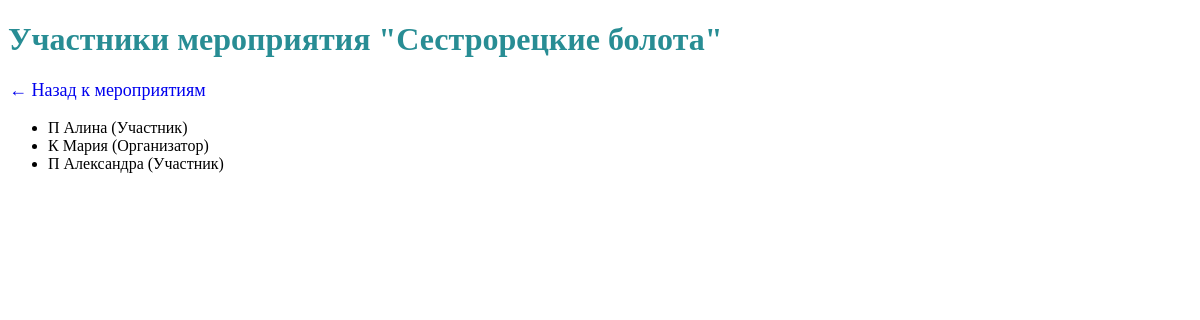
The app's page /events/1/participants/ with its own data.
### travel_club/models.py (models this page shows, shortened)
class Event(models.Model):
    statuses = (
        ('completed', 'Проведено'),
        ('planned', 'Запланировано'),
        ('in_progress', 'В разработке'),
    )
    levels = (
        ('hard', 'Сложный'),
        ('medium', 'Средний'),
        ('easy', 'Для новичков'),
    )
    event_type = models.CharField(max_length=50, verbose_name="Тип мероприятия")
    name = models.CharField(max_length=200,verbose_name="Название")
    is_multi_day = models.BooleanField(default=False, verbose_name="Многодневный")
    planned_date = models.DateField(verbose_name="Запланированная дата")
    actual_date = models.DateField(blank=True, null=True, verbose_name="Фактическая дата")
    status = models.CharField(max_length=20, choices=statuses,verbose_name="Статус")
    difficulty = models.CharField(max_length=20, choices=levels, verbose_name="Сложность")
    price = models.DecimalField(max_digits=10, decimal_places=2,verbose_name="Стоимость")
    comment = models.TextField(blank=True, null=True,verbose_name="Описание")
    participants = models.ManyToManyField(User, through='EventParticipation', verbose_name="Участники мероприятия")
    class Meta:
        verbose_name = "Мероприятие"
        verbose_name_plural = "Мероприятия"

class EventParticipation(models.Model):
    user = models.ForeignKey(User, on_delete=models.CASCADE, verbose_name="Имя")
    event = models.ForeignKey(Event, on_delete=models.CASCADE, verbose_name="Мероприятие")
    is_organizer = models.BooleanField(default=False, verbose_name="Организатор")
    class Meta:
        unique_together = ('user', 'event')
        verbose_name = "Участие в мероприятиях"
        verbose_name_plural = "Участие в мероприятиях"

class User(models.Model):
    types = (
        ('admin', 'Администратор'),
        ('organizer', 'Организатор'),
        ('participant', 'Участник'),
    )
    first_name = models.CharField(max_length=120, verbose_name="Имя", blank=True,null=True)
    last_name = models.CharField(max_length=120,verbose_name="Фамилия",blank=True,null=True)
    user_type = models.CharField(max_length=20, choices=types, default='participant',verbose_name="Роль")
    phone = models.CharField(max_length=20, blank=True, null=True, verbose_name="Номер")
    email = models.EmailField(blank=True, null=True, verbose_name="Почта")
    card = models.OneToOneField('ClubCard', on_delete=models.CASCADE,verbose_name="Клубная карта", blank=True, null=True)
    class Meta:
        verbose_name = "Пользователь"
        verbose_name_plural = "Пользователи"

### travel_club/views.py (the view)
# urls.py: re_path(r'^events/(?P<event_id>\d+)/participants/$', travel_views.event_participants, name='event_participants'),
def event_participants(request, event_id):
    event = get_object_or_404(Event, id=event_id)
    participants = event.eventparticipation_set.select_related('user').all()
    return render(request, 'event_participants.html', {
        'event': event,
        'participants': participants
    })

### templates/event_participants.html
{% extends "base.html" %}
{% block content %}
<h1>Участники мероприятия "{{ event.name }}"</h1>
<p><a href="{% url 'events' %}">← Назад к мероприятиям</a></p>
<ul>
    {% for p in participants %}
    <li>
        {{ p.user.last_name }} {{ p.user.first_name }}
        ({{ p.is_organizer|yesno:"Организатор,Участник" }})
    </li>
    {% endfor %}
</ul>
{% endblock %}

### templates/base.html (style rules this page uses)
h1 { color:#288d94; }
p { font-size: large; }
a { outline: none; text-decoration: none; padding: 2px 1px 0; }

### records on screen
Event: name "Сестрорецкие болота"
EventParticipation: user.last_name "П", user.first_name "Алина", is_organizer "Участник"
EventParticipation: user.last_name "К", user.first_name "Мария", is_organizer "Организатор"
EventParticipation: user.last_name "П", user.first_name "Александра", is_organizer "Участник"
